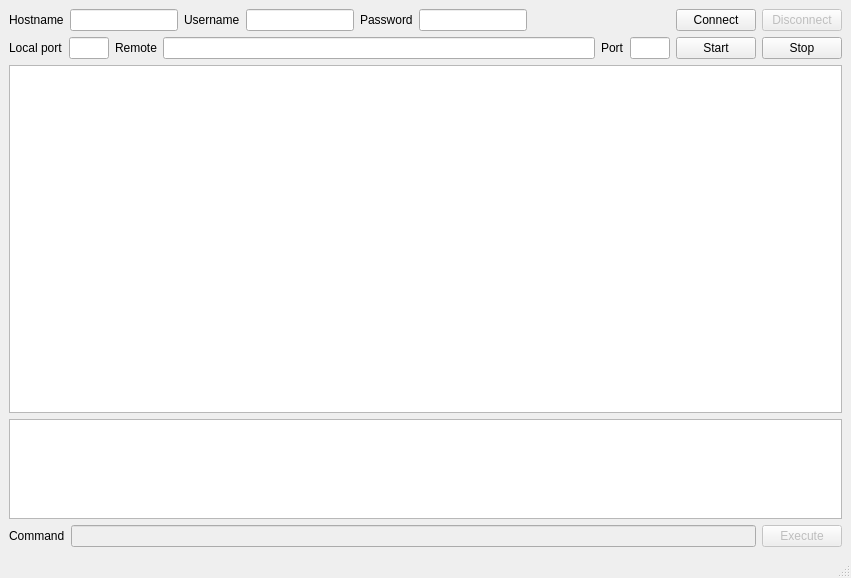
<?xml version="1.0" encoding="UTF-8"?>
<ui version="4.0">
 <class>MainWindow</class>
 <widget class="QMainWindow" name="MainWindow">
  <property name="geometry">
   <rect>
    <x>0</x>
    <y>0</y>
    <width>851</width>
    <height>578</height>
   </rect>
  </property>
  <property name="windowTitle">
   <string>Re-mote</string>
  </property>
  <widget class="QWidget" name="centralwidget">
   <layout class="QVBoxLayout" name="verticalLayout">
    <item>
     <layout class="QHBoxLayout" name="horizontalLayout_3">
      <item>
       <layout class="QHBoxLayout" name="horizontalLayout">
        <item>
         <widget class="QLabel" name="hostnameLabel">
          <property name="text">
           <string>Hostname</string>
          </property>
         </widget>
        </item>
        <item>
         <widget class="QLineEdit" name="hostnameEdit">
          <property name="sizePolicy">
           <sizepolicy hsizetype="Expanding" vsizetype="Fixed">
            <horstretch>10</horstretch>
            <verstretch>0</verstretch>
           </sizepolicy>
          </property>
          <property name="text">
           <string/>
          </property>
         </widget>
        </item>
        <item>
         <widget class="QLabel" name="usernameLabel">
          <property name="text">
           <string>Username</string>
          </property>
         </widget>
        </item>
        <item>
         <widget class="QLineEdit" name="usernameEdit">
          <property name="sizePolicy">
           <sizepolicy hsizetype="Expanding" vsizetype="Fixed">
            <horstretch>10</horstretch>
            <verstretch>0</verstretch>
           </sizepolicy>
          </property>
          <property name="text">
           <string/>
          </property>
         </widget>
        </item>
       </layout>
      </item>
      <item>
       <layout class="QHBoxLayout" name="horizontalLayout_2">
        <item>
         <widget class="QLabel" name="passwordLabel">
          <property name="text">
           <string>Password</string>
          </property>
         </widget>
        </item>
        <item>
         <widget class="QLineEdit" name="passwordEdit">
          <property name="sizePolicy">
           <sizepolicy hsizetype="Expanding" vsizetype="Fixed">
            <horstretch>5</horstretch>
            <verstretch>0</verstretch>
           </sizepolicy>
          </property>
          <property name="echoMode">
           <enum>QLineEdit::EchoMode::Password</enum>
          </property>
         </widget>
        </item>
       </layout>
      </item>
      <item>
       <spacer name="horizontalSpacer">
        <property name="orientation">
         <enum>Qt::Orientation::Horizontal</enum>
        </property>
        <property name="sizeHint" stdset="0">
         <size>
          <width>40</width>
          <height>20</height>
         </size>
        </property>
       </spacer>
      </item>
      <item>
       <widget class="QPushButton" name="connectButton">
        <property name="text">
         <string>Connect</string>
        </property>
       </widget>
      </item>
      <item>
       <widget class="QPushButton" name="disconnectButton">
        <property name="enabled">
         <bool>false</bool>
        </property>
        <property name="text">
         <string>Disconnect</string>
        </property>
       </widget>
      </item>
     </layout>
    </item>
    <item>
     <layout class="QHBoxLayout" name="horizontalLayout_5">
      <item>
       <widget class="QLabel" name="portLabel">
        <property name="text">
         <string>Local port</string>
        </property>
       </widget>
      </item>
      <item>
       <widget class="QLineEdit" name="destPortEdit">
        <property name="maximumSize">
         <size>
          <width>40</width>
          <height>16777215</height>
         </size>
        </property>
       </widget>
      </item>
      <item>
       <widget class="QLabel" name="bindLabel">
        <property name="text">
         <string>Remote</string>
        </property>
       </widget>
      </item>
      <item>
       <widget class="QLineEdit" name="bindEdit"/>
      </item>
      <item>
       <widget class="QLabel" name="bindPortLabel">
        <property name="text">
         <string>Port</string>
        </property>
       </widget>
      </item>
      <item>
       <widget class="QLineEdit" name="bindPortEdit">
        <property name="maximumSize">
         <size>
          <width>40</width>
          <height>16777215</height>
         </size>
        </property>
       </widget>
      </item>
      <item>
       <widget class="QPushButton" name="connectTunnelButton">
        <property name="text">
         <string>Start</string>
        </property>
       </widget>
      </item>
      <item>
       <widget class="QPushButton" name="disconnectTunnelButton">
        <property name="text">
         <string>Stop</string>
        </property>
       </widget>
      </item>
     </layout>
    </item>
    <item>
     <widget class="QTextEdit" name="textEdit">
      <property name="font">
       <font>
        <family>Berkeley Mono</family>
        <pointsize>10</pointsize>
       </font>
      </property>
     </widget>
    </item>
    <item>
     <widget class="QTextEdit" name="logEdit">
      <property name="maximumSize">
       <size>
        <width>16777215</width>
        <height>100</height>
       </size>
      </property>
      <property name="font">
       <font>
        <family>Berkeley Mono</family>
       </font>
      </property>
     </widget>
    </item>
    <item>
     <layout class="QHBoxLayout" name="horizontalLayout_4">
      <item>
       <widget class="QLabel" name="commandLabel">
        <property name="text">
         <string>Command</string>
        </property>
       </widget>
      </item>
      <item>
       <widget class="QLineEdit" name="commandEdit">
        <property name="enabled">
         <bool>false</bool>
        </property>
        <property name="clearButtonEnabled">
         <bool>true</bool>
        </property>
       </widget>
      </item>
      <item>
       <widget class="QPushButton" name="executeButton">
        <property name="enabled">
         <bool>false</bool>
        </property>
        <property name="text">
         <string>Execute</string>
        </property>
       </widget>
      </item>
     </layout>
    </item>
   </layout>
  </widget>
  <widget class="QMenuBar" name="menuBar">
   <property name="geometry">
    <rect>
     <x>0</x>
     <y>0</y>
     <width>851</width>
     <height>21</height>
    </rect>
   </property>
  </widget>
  <widget class="QStatusBar" name="statusBar"/>
 </widget>
 <resources/>
 <connections/>
</ui>
